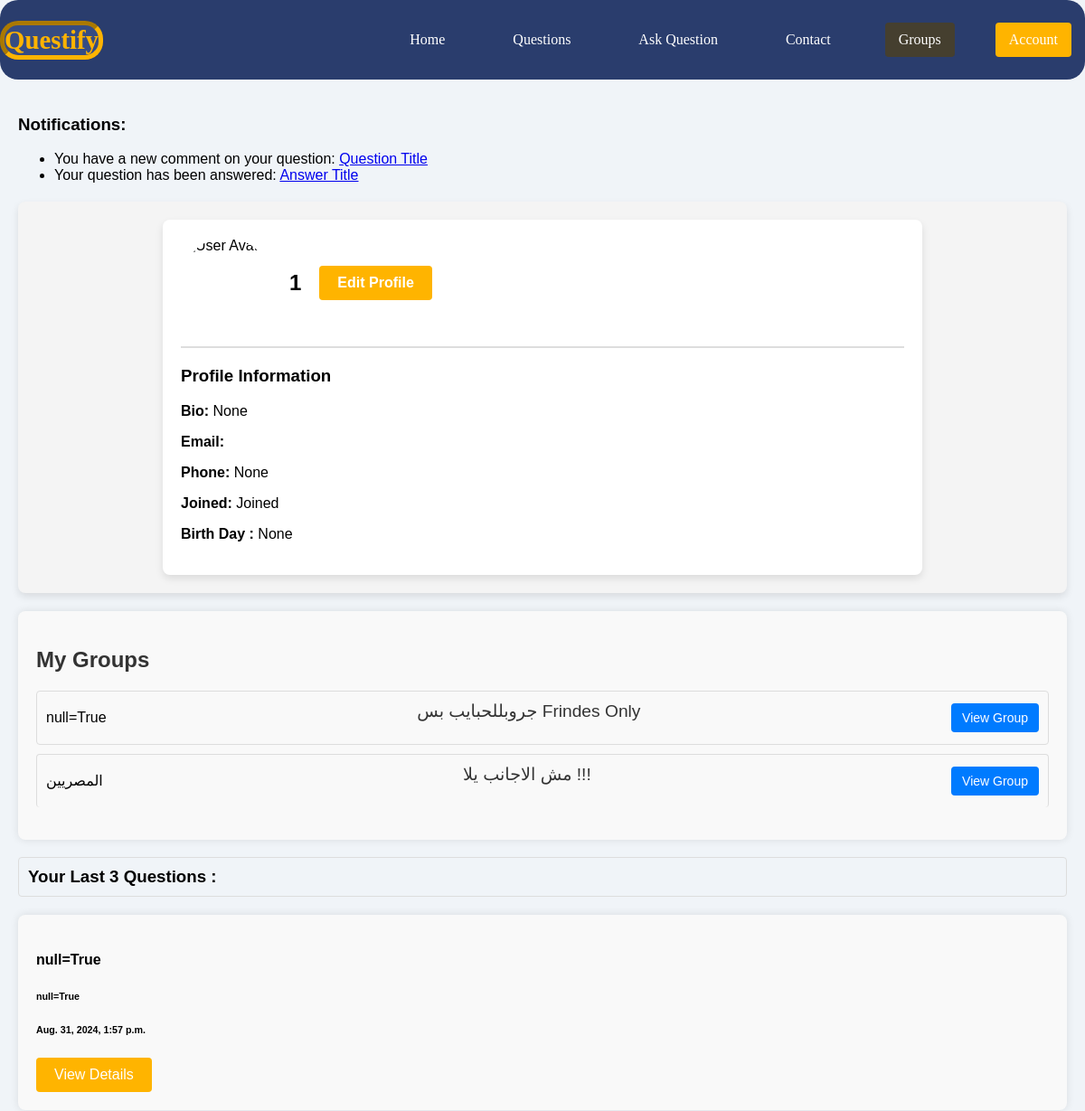
The page /accounts/profile/1 (signed in, upper part) on the database as committed earlier.
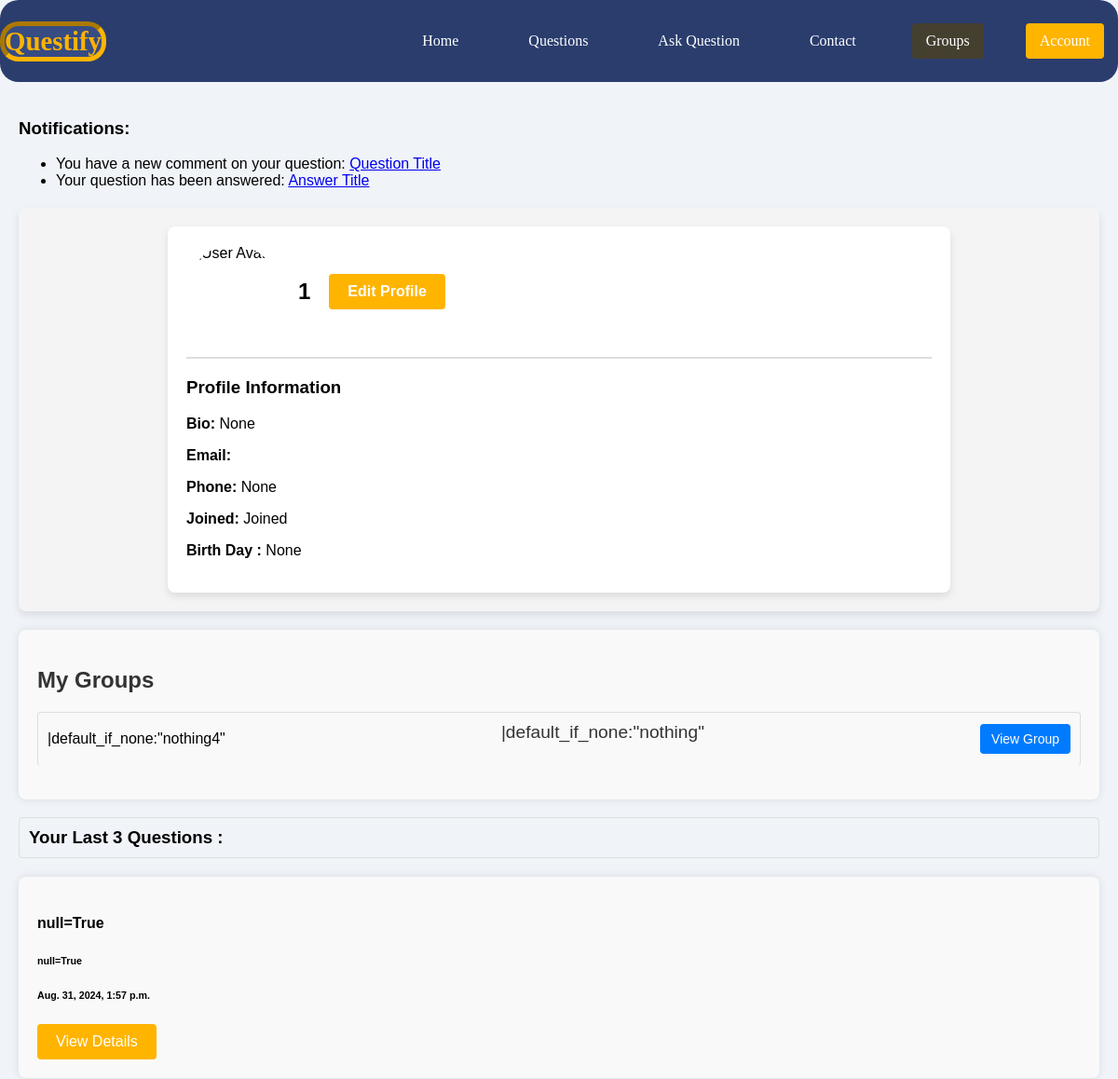
The same page on the database as committed later.
### group/models.py (models this page shows, shortened)
class Group(models.Model):
    leader      = models.ForeignKey(User,on_delete=models.CASCADE,related_name="Leader",unique=False)
    name        = models.CharField(max_length=50,unique=True)
    bio         = models.TextField(max_length=50,null=True,blank=True)
    created_at  = models.DateTimeField(auto_now=True,auto_created=True,null=True, blank=True)
    members     = models.ManyToManyField(User,blank=True ,related_name="Members",unique=False)
    class Meta:
        get_latest_by =  'created_at'

### ask/models.py (models this page shows, shortened)
class Question(models.Model):
    title      = models.CharField(max_length=40 , unique=True )
    content    = models.TextField(max_length=  40, blank=True  )
    rating     = models.IntegerField(null=True, blank=True)
    created_at = models.DateTimeField(auto_now=True,auto_created=True,null=True, blank=True)
    last_edit  = models.DateTimeField(auto_created=True,null=True, blank=True)
    user       = models.ForeignKey(User,on_delete=models.CASCADE,related_name="Question_user")
    like       = models.ManyToManyField(User , blank=True ,related_name="Question_like")
    group      = models.ForeignKey(Group ,on_delete=models.CASCADE, blank=True ,null=True,related_name="group_question")
    class Meta:
        get_latest_by =  'created_at'

### accounts/views.py (the view)
# urls.py: path('profile/<slug:slug>',views.profile,name='profile'),
@login_required
def profile(request,slug):
    profile   = get_object_or_404(Profile,slug=slug)
    myposts   = Question.objects.filter(user=request.user).all()[0:3]
    myanswers = Answer.objects.filter(user=request.user).all()[0:3]
    groups = Group.objects.all()
    mygroups=[]
    for group in groups :
        if request.user in group.members.all() :
            mygroups.append(group)
    return render(request,"registration/profile.html",{"profile":profile,'mygroups':mygroups,'myposts':myposts,'myanswers':myanswers})

### accounts/templates/registration/profile.html (shortened to what this page needs)
{% extends "base.html" %}
{% block body %}
<main>
  <section class="notifications">
      <h3>Notifications:</h3>
      <ul>
          <li>You have a new comment on your question: <a href="question_detail.html?id=1">Question Title</a></li>
          <li>Your question has been answered: <a href="answer_detail.html?id=2">Answer Title</a></li>
      </ul>
  </section>
        <section class="profile">
            <div class="profile-container">
                <div class="profile-header">
                    <img src="{{profile.image}}" alt="User Avatar" class="profile-avatar">
                    <h2>{{profile.user}}</h2>
                    <a href="{% url 'accounts:profile_edit' profile.slug %}" class="btn-edit-profile">Edit Profile</a>
                </div>
                <div class="profile-info">
              <h3>Profile Information</h3>
              <p><strong>Bio:</strong> {{profile.bio}}</p>
              <p><strong>Email:</strong> {{profile.user.email}}</p>
              <p><strong>Phone:</strong> {{profile.tel}}</p>
              <p><strong>Joined:</strong> Joined</p>
              <p><strong>Birth Day :</strong> {{profile.birth_day}}</p>
            </div>
        </section>
        <section class="user-questions">
            <h2>My Groups</h2>
            <ul>
                {% for group in mygroups  %}
                <li>
                    <span>{{group.name}}</span>
                    <p class="question-description">{{group.bio}}</p>
                    <a href='{% url "group:group_detail" group.id %}' class="btn-detail">View Group</a>
                </li>
                {% endfor %}
            </ul>
        </section>
          <h3 class= "quest_last">Your Last 3 Questions :</h3>
          {% for mypost in myposts %}
          <div class="user-questions">
              <ul id="questions-list">
                <h4> {{mypost.title}}</h3>
                <h6>{{mypost.content}}</h3>
                <h6> {{mypost.created_at}}</h3>
                    </ul>
                <a href="{% url 'ask:question_detail' mypost.id %}" class="btn details-btn">View Details</a>
            </div>
            {% endfor %}
</main>
    {% endblock body %}

Rows that differ between the two databases and show on the page:
no longer on this page (row edited): Group: name "null=True", bio "جروبللحبايب بس Frindes Only"
removed Group: name "المصريين", bio "مش الاجانب يلا !!!"
added Group: name "|default_if_none:\"nothing4\"", bio "|default_if_none:\"nothing\""
